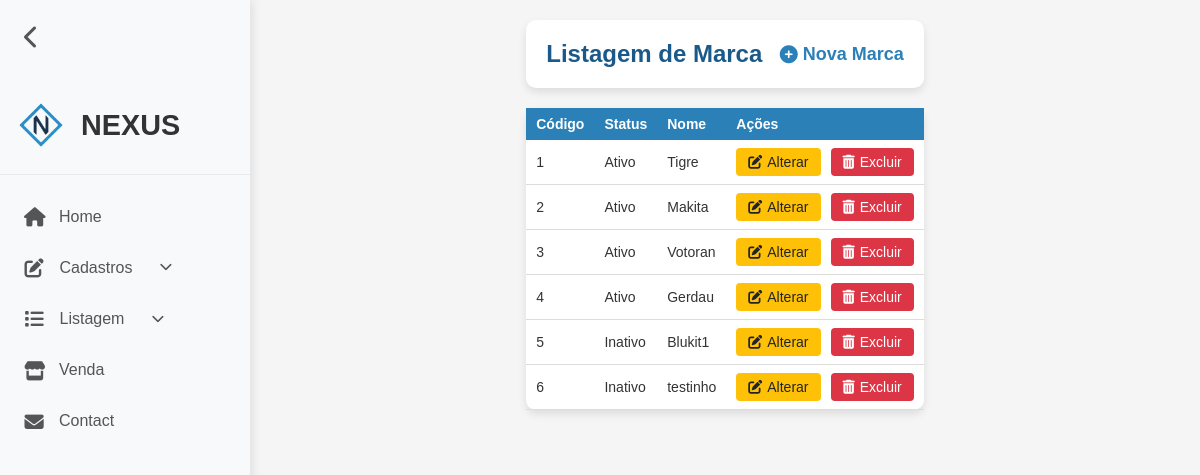
Page /marca-listar.php (signed in) on the earlier database version.
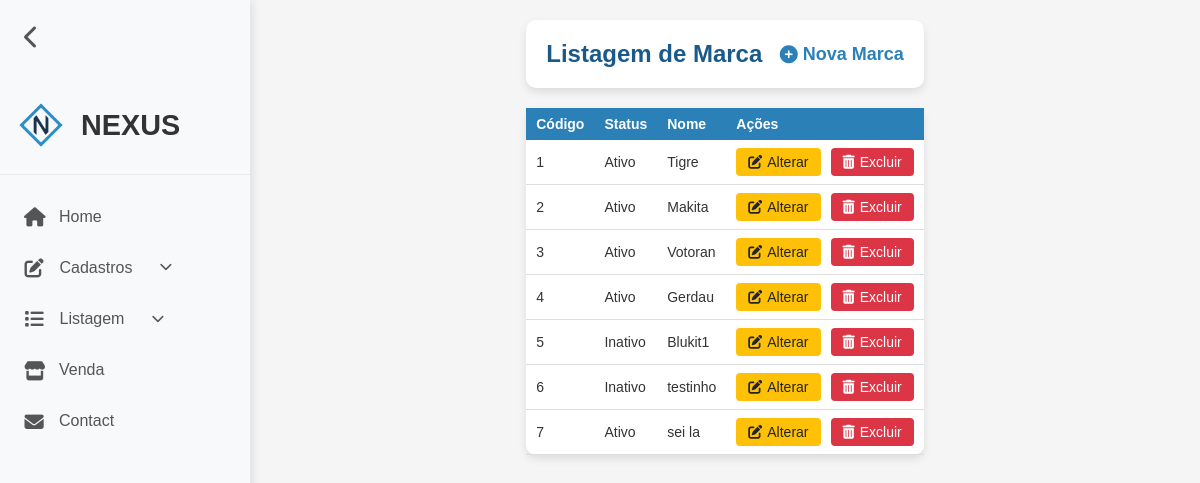
Same page on the later database version.
### tables this page shows
CREATE TABLE `marca` (
  `codigo` int(11) NOT NULL,
  `status` tinyint(1) NOT NULL DEFAULT 1,
  `nome` varchar(45) NOT NULL
);

### marca-listar.php (the view, shortened to what this page needs)
<?php
require_once("conexao.php");
$sql = "SELECT * FROM marca ORDER BY codigo";
$resultado = mysqli_query($conexao, $sql);
?>
<!DOCTYPE html>
<html lang="pt-BR">
<head>
    <link rel="stylesheet" href="assets/css/listar.css">
    <link rel="stylesheet" href="assets/css/reset.css">
    <link rel="stylesheet" href="assets/css/header.css">
    <link rel="stylesheet" href="https://cdnjs.cloudflare.com/ajax/libs/font-awesome/6.4.0/css/all.min.css">
</head>
<body>
    <?php require_once("header.php"); ?>
    <div class="container">
        <div class="card">
            <div class="card-body">
                <h5 class="title">
                    Listagem de Marca
                    <a href="marca-cadastrar.php">
                        <i class="fas fa-solid fa-circle-plus"></i> Nova Marca
                    </a>
                </h5>
            </div>
        </div>
        <table class="table-container">
            <thead>
                <tr>
                    <th scope="col">Código</th>
                    <th scope="col">Status</th>
                    <th scope="col">Nome</th>
                    <th scope="col">Ações</th>
                </tr>
            </thead>
            <tbody>
                <?php while ($linha = mysqli_fetch_array($resultado)) { ?>
                    <tr>
                        <td><?= $linha['codigo'] ?></td>
                        <td><?= ($linha['status'] == 1) ? 'Ativo' : 'Inativo'?></td>
                        <td><?= $linha['nome'] ?></td>
                        <td class="actions">
                            <a href="marca-alterar.php?codigo=<?= $linha['codigo'] ?>" class="btn btn-warning">
                                <i class="fas fa-solid fa-pen-to-square"></i> Alterar</a>
                            <a href="marca-listar.php?codigo=<?= $linha['codigo'] ?>" class="btn btn-danger"
                                onclick="return confirm('Confirma exclusão?')"><i class="fas fa-solid fa-trash-can"></i>Excluir</a>
                        </td>
                    </tr>
                <?php } ?>
            </tbody>
        </table>
    </div>
</body>
</html>

Differences in the rows shown:
added marca: codigo "7", status "Ativo", nome "sei la"
